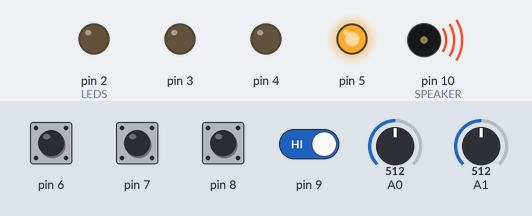
A sketch run on a simulated Arduino Uno, built with avr-gcc and run on an emulated ATmega328P. Parts: output pins drawn as LEDs (lit = HIGH), buzzer (waves = sounding). Dashed ring = blinking. The inputs (shaded band) are chosen by the test bench; at power-on: pin 6–9 HIGH, A0 = 512, A1 = 512. Random numbers use the default seed unless the sketch sets one; EEPROM starts erased; pins used as bus, display or sensor lines are not drawn.

Above: at 0.8 s.
0.9 s: pin 6 pulled LOW for 1 s
At 1.1 s:
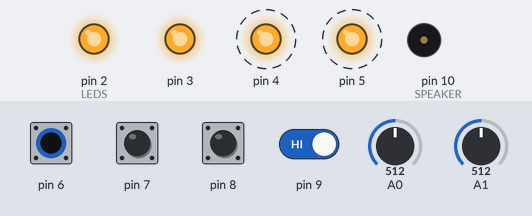
3.9 s: pin 8 pulled LOW for 0.15 s
At 4.9 s:
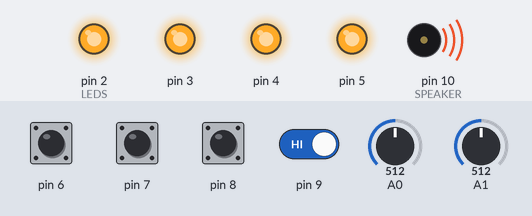
9.9 s: pin 9 driven HIGH
11.6 s: pin 9 driven LOW
At 12.1 s:
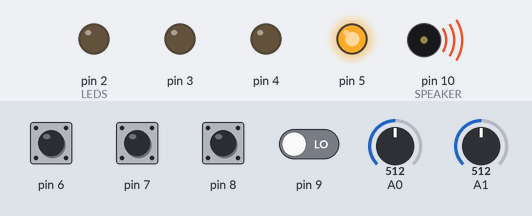
Timing chart, 0 to 14.1 s (numbered marks = the images above; inputs shaded):
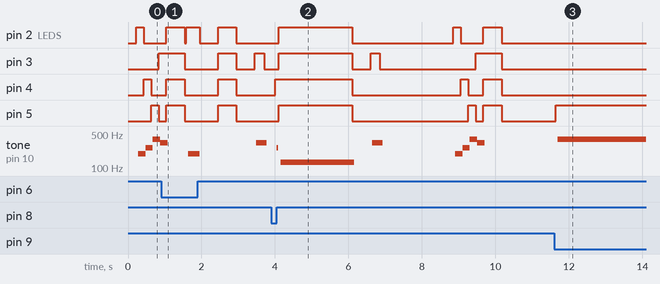

Measured:
- after the input at 3.9 s, pin 2 (LEDS): goes HIGH 2.0 s, LOW 2.8 s, HIGH 0.20 s, LOW 0.61 s, then HIGH, starting after 0.20 s; pin 3: goes HIGH 2.0 s, LOW 0.50 s, HIGH 0.25 s, LOW 2.6 s, then HIGH, starting after 0.20 s
- after the input at 11.6 s, pin 5: LOW → HIGH after 0.05 s; tone on pin 10 (SPEAKER): silent → 390 Hz after 0.10 s
- by itself, pin 4, pin 5: alternates HIGH for 0.50 s and LOW for 0.91 s
- by itself, tone on pin 10 (SPEAKER): plays 195 Hz for 0.32 s, 329 Hz for 0.28 s

The sketch:

simonoids.ino
```cpp
// (licence header left out)
#include <EEPROM.h>

// There are four buttons and four LEDs.  Each LED has a port and each button
// a port.  The buttons have the internal pull-up resistor enabled to save having
// four resistors for external pull up.

int RED = 0;
int GRN = 1;
int BLU = 2;
int YLW = 3;

int LEDS = 2;
int BUTS = LEDS + 4;

// Software fix of hardware problem :-)  The correct sequence to make the buttons
// light up clockwise

int clockwise[4] = { RED, BLU, YLW, GRN };

// There's also a piezo speaker on a port

int SPEAKER = 10;

// These are the delay times in us require to produce the four tones.  The four
// tones are as follows:
//
// RED G 195.998 Hz 5.102ms
// BLU C 261.626 Hz 3.822ms
// GRN E 329.628 Hz 3.034ms
// YLW G 391.995 Hz 2.551ms
//
//                  RED   GRN   BLU   YLW
int tone_us[4] = { 5102, 3034, 3822, 2551 };

void setup() {

  // Set up all the appropriate modes for the LEDs, buttons and speaker.  The
  // LEDs are connected with a suitable current limiting resistor, the buttons
  // are pulled up using the internal resistors.

  for ( int i = RED; i <= YLW; ++i ) {
    pinMode(LEDS + i, OUTPUT);
  }

  for ( int i = RED; i <= YLW; ++i ) {
    pinMode(BUTS + i, INPUT);
    digitalWrite(BUTS + i, HIGH);
  }

  pinMode(SPEAKER, OUTPUT);
  analogWrite(SPEAKER, 0);

  // Set the random number generator from a seed generated by reading from a
  // floating analog pin or two

  long seed = micros();
  for ( int i = 0; i < 1000; ++i ) {
    seed += analogRead(0);
    seed += analogRead(1);
    seed += micros();
  }

  // Use EEPROM locations to store a value from the random number generator so that from
  // switch on to switch on the seed will change even if the above loop always gave the same
  // value

  for ( int i = 0; i < 4; ++i ) {
    seed += (long)EEPROM.read(i);
  }

  randomSeed(seed);

  for ( int i = 0; i < 4; ++i ) {
    EEPROM.write(i, random(0,255));
  }

  start();
  new_game();
}

// The possible game lengths which are selected using the colored buttons as below
//
//               RED GRN BLU YLW
int games[4] = {   8, 20, 14, 31 };

// The number of button presses in a complete game.  The plays array contains the button
// sequence for this round. See new_game() for how these are set.  pos is the current
// position reached in this round.
int game;
int plays[31];
int pos;

void loop() {

  // Game play works as follows: first the sequence up to and including pos is played
  // for the user.  Then the user has a chance to repeat the sequence.  If they get it
  // right then either the next pos is selected or they've won.  If they get it wrong then
  // fail and start a new_game().

  for ( int i = 0; i <= pos; ++i ) {
    play(plays[i]);
  }

  for ( int i = 0; i <= pos; ++i ) {
    int but = wait_button();
    wait_release(but);

    if ( but != plays[i] ) {
      fail(plays[i]);
      restart();
      return;
    }
  }

  pos += 1;

  if ( pos == game ) {
    win();
    restart();
  } else {
     delay(500);
  }
}

// play: lights a single button and plays the appropriate button tune for it
// and waits and then shuts it off.
void play(int b) {
  led(b, 1);
  tone(b, 250);
  led(b, 0);
  delay(250);
}

// fail: the user has made a mistake.  Tell them and flash the appropriate button.
void fail(int b) {
  light_leds();
  tone(-1, 2000);
  clear_leds();

  delay(500);
  led(b, 1);
  tone(b, 250);
  led(b, 0);
}

// win: the user has succeeded
void win() {

  // Rotate the LEDs around to indicate that the player has won

  for ( int j = 0; j < 5; ++j ) {
    for ( int i = 0; i < 4; ++i ) {
      int b = clockwise[i];
      led(b, 1);
      tone(b, 250);
      led(b, 0);
    }
  }

  light_leds();
  delay(500);
  clear_leds();
}

// new_game: thinks of a new sequence of lights to flash and sets up a new game
// ready for play.  There are four possible sequence lengths (based on the lengths
// in the original Simon game): 8, 14, 20 and 31.  These are selected by clicking
// the RED, BLU, GRN and YLW buttons in that order.
void new_game() {

  // Loop around waiting for a button to be pressed.  If nothing has happened for
  // a while then play the start() fanfare again to warn people that the game has
  // been left on.

  int but = wait_button();
  wait_release(but);

  game = games[but];

  for ( int i = 0; i < game; ++i ) {
    plays[i] = random(RED, YLW+1);
  }

  pos = 0;

  delay(500);
  light_leds();
  delay(500);
  clear_leds();
  delay(500);
}

// wait_button: wait for a button to be pressed and return its button number.  The
// button will be illuminated when this function returns.
int wait_button() {
  unsigned long now = millis();

  while (1) {
    for ( int i = RED; i <= YLW; ++i ) {
      if ( button(i) == 1) {
        delay(50);
        if ( button(i) == 1 ) {
          led(i, 1);
          return i;
        }
      }
    }

    if ( millis() > ( now + 30000 ) ) {
      start();
      clear_leds();
      now = millis();
    }
  }
}

// wait_release: wait for a button to be released.  Clears the button LED when it is
// finally released.
void wait_release(int b) {
  int delay_us = tone_us[b];

  while (1) {
    while ( button(b) == 1 ) {
      digitalWrite(SPEAKER, HIGH);
      delayMicroseconds(delay_us/2);
      digitalWrite(SPEAKER, LOW);
      delayMicroseconds(delay_us/2);
    }
    delay(50);
    if ( button(b) == 0 ) {
      break;
    }
  }

  led(b, 0);
}

// clear_leds: make sure that all the LEDs are turned off
void clear_leds() {
  for ( int i = RED; i <= YLW; ++i ) {
    led(i, 0);
  }
}

// light_leds: turn all the LEDs on
void light_leds() {
  for ( int i = RED; i <= YLW; ++i ) {
    led(i, 1);
  }
}

// start: small function called once the hardware is set up that plays a sort of
// fanfare so that people know the game is ready.
void start() {
  for ( int i = 0; i < 4; ++i ) {
    int b = clockwise[i];
    led(b, 1);
    tone(b, 200);
    led(b, 0);
  }

  light_leds();
  delay(500);
  clear_leds();
}

// restart: start a new game after a game has just been played
void restart() {
  delay(2000);
  start();
  new_game();
}

// led: Set the state of LED l to on or off (1 == on, 0 == off)
void led(int l, int on) {
  digitalWrite(LEDS + l, on?HIGH:LOW);
}

// button: read the state of button b.  Returns 1 if pressed, 0 otherwise
int button(int b) {
  return (digitalRead(BUTS + b)==HIGH)?0:1;
}

// tone: play the tone appropriate for a button, or play a buzz sound used
// for a failure (send button -1)
void tone(int b, int ms) {
  int delay_us;
  if ( b == -1 ) {
    delay_us = 7644;  // C below middle C
  } else {
    delay_us = tone_us[b];
  }

  long total_us = (long)ms * 1000;
  while ( total_us > 0 ) {
    digitalWrite(SPEAKER, HIGH);
    delayMicroseconds(delay_us/2);
    digitalWrite(SPEAKER, LOW);
    delayMicroseconds(delay_us/2);
    total_us -= delay_us;
  }
}
```
